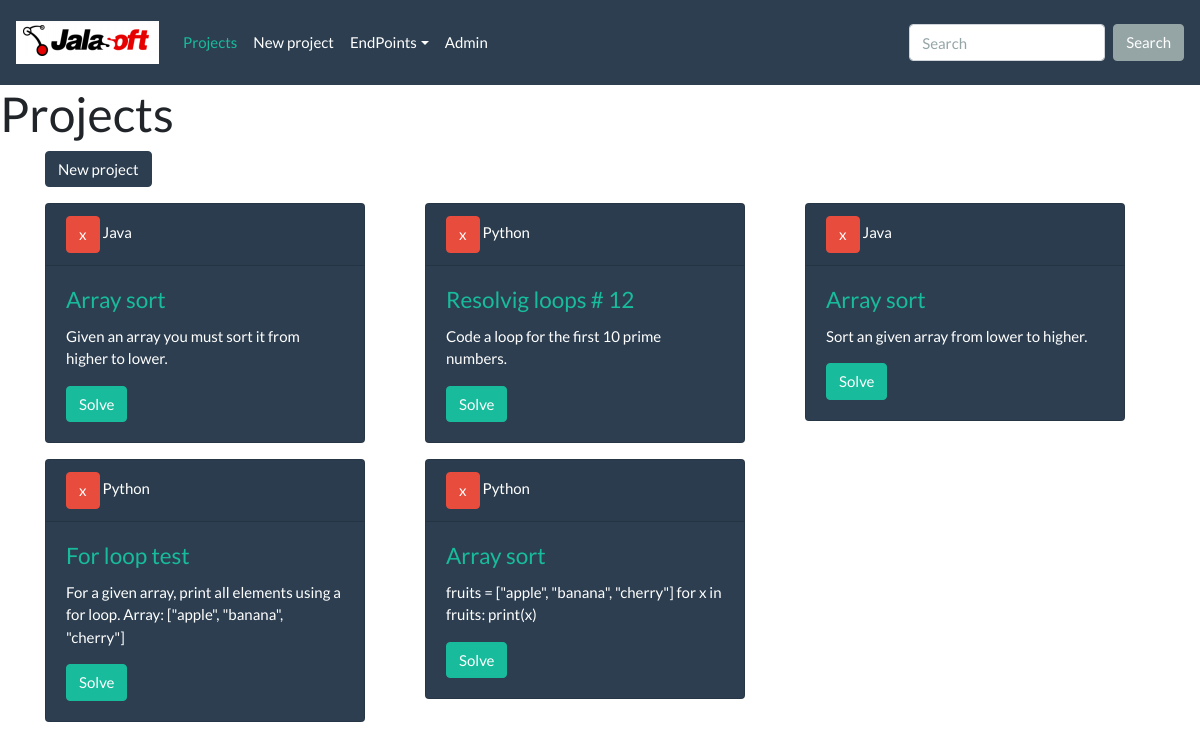
The app's page /endpoints/index with its own data.
### endpoints/models.py (models this page shows)
class Project(models.Model):
    name = models.CharField(max_length=100)
    lang = models.CharField(max_length=50)
    code_challenge = models.TextField()

### endpoints/views.py (the view)
# urls.py: path('index', views.project_index, name="project_index"),
def project_index(request):
    projects = Project.objects.all()
    context = {
        "projects": projects,
    }
    return render(request, "project_index.html", context)

### endpoints/templates/project_index.html
{% extends "template.html" %}
{% block page_content %}
    <h1>Projects</h1>
    <div class="container">
        <p><a class="btn btn-primary" href='/endpoints/new'>New project</a></p>
        <div class="row">
            {% for project in projects %}
            <div class="col-sm-4">
                <div class="card text-white bg-primary mb-3" style="max-width: 20rem;">
                      <div class="card-header">
                          <span>
                              <a href="{% url 'project_delete' project.pk%}" class="btn btn-danger"
                                    onClick="return confirm('Confirm that you want to delete the
                                    project {{ project.name }}?');">x</a>
                          </span> {{ project.lang }}
                      </div>
                      <div class="card-body">
                            <h4 class="card-title">
                                <a href="{% url 'project_edit' project.pk%}">{{ project.name }}</a>
                            </h4>
                            <p class="card-text">{{ project.code_challenge  | slice:":400" }}</p>
                            <a href="solve/{{ project.id }}" class="btn btn-success"
                                    onClick="return confirm('Confirm you want to attempt solve the
                                    project {{ project.name }}?');">Solve</a>
                      </div>
                </div>
            </div>
            {% endfor %}
        </div>
    </div>
{% endblock %}

### endpoints/templates/template.html (shortened to what this page needs)
<!doctype html>
{% load static %}
<html lang="en">
    <head>
        <link rel="stylesheet" href="{% static 'css/style.css' %}">
        <link rel="stylesheet" href="{% static 'css/bootstrap.min.css' %}">
    </head>
    <body>
        <nav class="navbar navbar-expand-lg navbar-dark bg-primary">
            <a class="navbar-brand" href="/">
                <img src="{% static 'images/logo.png' %}" alt="Logo">
            </a>
            <div class="navbar-collapse collapse" id="navbarColor01" style="">
                <ul class="navbar-nav mr-auto">
                    <li class="nav-item active">
                        <a class="nav-link" href="/endpoints/index">Projects
                        </a>
                    </li>
                    <li class="nav-item">
                        <a class="nav-link" href="/endpoints/new">New project</a>
                    </li>
                    <li class="nav-item dropdown">
                        <a class="nav-link dropdown-toggle" data-toggle="dropdown"
                           href="#" role="button" aria-haspopup="true" aria-expanded="false">EndPoints</a>
                    </li>
                    <li class="nav-item">
                        <a class="nav-link" href="/admin">Admin</a>
                    </li>
                </ul>
                <form class="form-inline my-2 my-lg-0">
                    <input class="form-control mr-sm-2" type="text" placeholder="Search">
                    <button class="btn btn-secondary my-2 my-sm-0" type="submit">Search</button>
                </form>
            </div>
        </nav>
        {% block page_content %}
        {% endblock %}
    </body>
</html>

### records on screen
Project: lang "Java", name "Array sort", code_challenge "Given an array you must sort it from higher to lower."
Project: lang "Python", name "Resolvig loops # 12", code_challenge "Code a loop for the first 10 prime numbers."
Project: lang "Java", name "Array sort", code_challenge "Sort an given array from lower to higher."
Project: lang "Python", name "For loop test", code_challenge "For a given array, print all elements using a for loop. Array: [\"apple\", \"banana\", \"cherry\"]"
Project: lang "Python", name "Array sort", code_challenge "fruits = [\"apple\", \"banana\", \"cherry\"] for x in fruits: print(x)"
